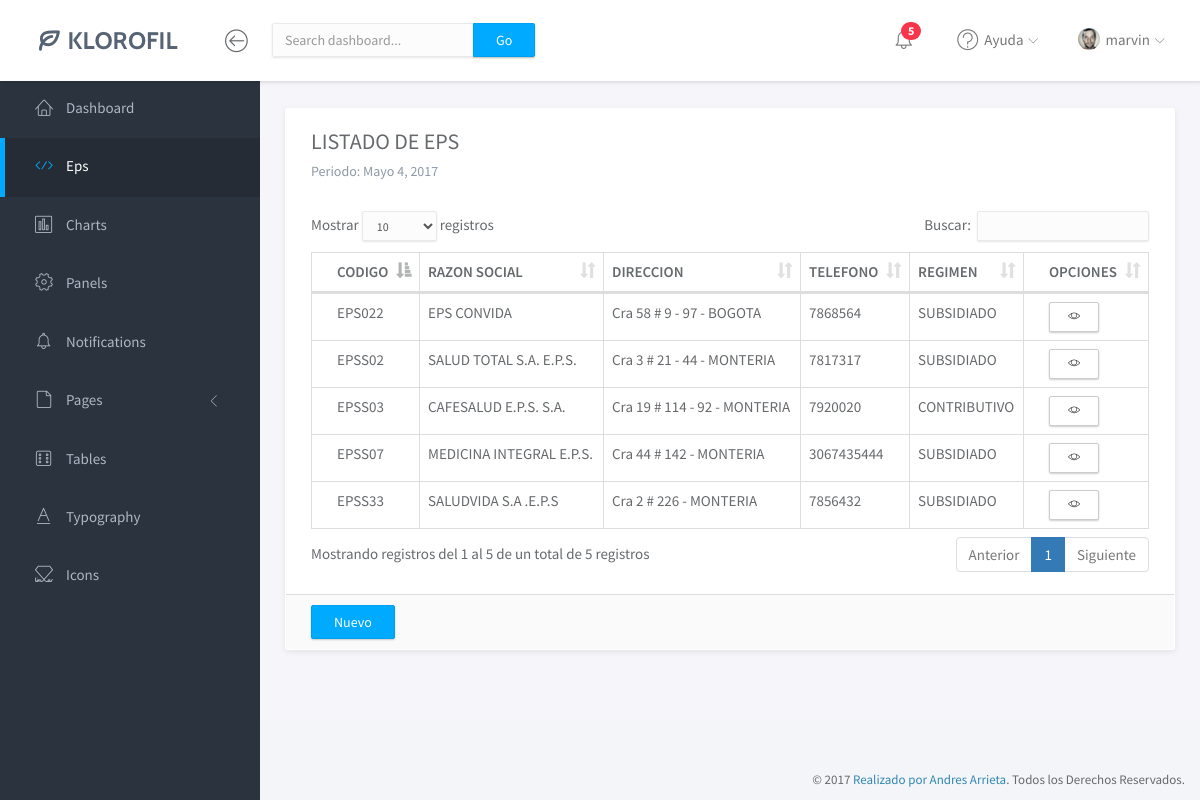
The page /views/eps/page-list.php on the database its author committed.
### tables this page shows
CREATE TABLE `eps` (
  `codigo_eps` varchar(20) NOT NULL,
  `razon_eps` varchar(200) NOT NULL,
  `direccion_eps` varchar(200) NOT NULL,
  `telefono_eps` varchar(255) NOT NULL,
  `regimen_eps` varchar(100) NOT NULL,
  `representante_eps` varchar(200) NOT NULL
);

### views/eps/page-list.php (the view, shortened to what this page needs)
<?php include '../../models/conexion.php';
 ?>
<!doctype html>
<html lang="en">
<head>
	<link rel="stylesheet" href="../../include/template/assets/vendor/bootstrap/css/bootstrap.min.css">
	<link rel="stylesheet" href="../../include/template/assets/vendor/font-awesome/css/font-awesome.min.css">
	<link rel="stylesheet" href="../../include/template/assets/vendor/linearicons/style.css">
	<link rel="stylesheet" href="../../include/template/assets/vendor/chartist/css/chartist-custom.css">
	<link rel="stylesheet" href="../../include/template/assets/css/main.css">
	<link rel="stylesheet" href="../../include/template/assets/css/demo.css">
	<link rel="stylesheet" type="text/css" href="https://cdnjs.cloudflare.com/ajax/libs/font-awesome/4.7.0/css/font-awesome.min.css">
	<link rel="stylesheet" type="text/css" href="../../include/datatables.net-bs/css/dataTables.bootstrap.min.css">
</head>
<body>
	<div id="wrapper">
		<nav class="navbar navbar-default navbar-fixed-top">
			<div class="brand">
				<a href="index.html"><img src="../../include/template/assets/img/logo-dark.png" alt="Klorofil Logo" class="img-responsive logo"></a>
			</div>
			<div class="container-fluid">
				<div class="navbar-btn">
					<button type="button" class="btn-toggle-fullwidth"><i class="lnr lnr-arrow-left-circle"></i></button>
				</div>
				<form class="navbar-form navbar-left">
					<div class="input-group">
						<input type="text" value="" class="form-control" placeholder="Search dashboard...">
						<span class="input-group-btn"><button type="button" class="btn btn-primary">Go</button></span>
					</div>
				</form>
				<div id="navbar-menu">
					<ul class="nav navbar-nav navbar-right">
						<li class="dropdown">
							<a href="#" class="dropdown-toggle icon-menu" data-toggle="dropdown">
								<i class="lnr lnr-alarm"></i>
								<span class="badge bg-danger">5</span>
							</a>
						</li>
						<li class="dropdown">
							<a href="#" class="dropdown-toggle" data-toggle="dropdown"><i class="lnr lnr-question-circle"></i> <span>Ayuda</span> <i class="icon-submenu lnr lnr-chevron-down"></i></a>
						</li>
						<li class="dropdown">
							<a href="#" class="dropdown-toggle" data-toggle="dropdown"><img src="../../include/template/assets/img/user.png" class="img-circle" alt="Avatar"> <span>marvin</span> <i class="icon-submenu lnr lnr-chevron-down"></i></a>
						</li>
					</ul>
				</div>
			</div>
		</nav>
		<div id="sidebar-nav" class="sidebar">
			<div class="sidebar-scroll">
				<nav>
					<ul class="nav">
						<li><a href="../page-dasboard.php" class=""><i class="lnr lnr-home"></i> <span>Dashboard</span></a></li>
						<li><a href="#" class="active"><i class="lnr lnr-code"></i> <span>Eps</span></a></li>
						<li><a href="charts.html" class=""><i class="lnr lnr-chart-bars"></i> <span>Charts</span></a></li>
						<li><a href="panels.html" class=""><i class="lnr lnr-cog"></i> <span>Panels</span></a></li>
						<li><a href="notifications.html" class=""><i class="lnr lnr-alarm"></i> <span>Notifications</span></a></li>
						<li>
							<a href="#subPages" data-toggle="collapse" class="collapsed"><i class="lnr lnr-file-empty"></i> <span>Pages</span> <i class="icon-submenu lnr lnr-chevron-left"></i></a>
						</li>
						<li><a href="tables.html" class=""><i class="lnr lnr-dice"></i> <span>Tables</span></a></li>
						<li><a href="typography.html" class=""><i class="lnr lnr-text-format"></i> <span>Typography</span></a></li>
						<li><a href="icons.html" class=""><i class="lnr lnr-linearicons"></i> <span>Icons</span></a></li>
					</ul>
				</nav>
			</div>
		</div>
		<div class="main">
			<div class="main-content">
				<div class="container-fluid">
					<div class="panel panel-headline">
						<div class="panel-heading">
							<h3 class="panel-title">LISTADO DE EPS</h3>
							<p class="panel-subtitle">Periodo: Mayo 4, 2017</p>
						</div>
						<div class="panel-body">
							<table class="table table-bordered" id="list_eps" >
										<thead>
											<tr>
												<th>CODIGO</th>
												<th>RAZON SOCIAL</th>
												<th>DIRECCION</th>
												<th>TELEFONO</th>
												<th>REGIMEN</th>
												<th>OPCIONES</th>
												</tr>
										</thead>
										<tbody>
										<?php
										$sql = "SELECT codigo_eps,razon_eps,direccion_eps,telefono_eps,regimen_eps FROM eps";
                                                   $result = $con->query($sql);
										while ($row = mysqli_fetch_assoc($result)) { ?>
										<tr>
										            <td><?php echo $row['codigo_eps'] ?></td>
												 	<td><?php echo $row['razon_eps'] ?></td>
												 	<td><?php echo $row['direccion_eps'] ?></td>
												 	<td><?php echo $row['telefono_eps'] ?></td>
												 	<td><?php echo $row['regimen_eps'] ?></td>
												    <td><a type="button" class="btn btn-default btn-sm" href="page-details.php?id=<?php echo $row['codigo_eps']; ?>"><span class="lnr lnr-eye"></span></a></td>
										</tr>
										<?php } ?>
										</tbody>
									</table>
						</div>
						<div class="panel-footer">
							<a type="button" class="btn btn-primary" href="page-register.php">Nuevo</a>
						</div>
					</div>
				</div>
			</div>
		</div>
		<footer>
			<div class="container-fluid">
				<p class="copyright">&copy; 2017 <a href="https://www.themeineed.com" target="_blank">Realizado por Andres Arrieta</a>. Todos los Derechos Reservados.</p>
			</div>
		</footer>
	</div>
</body>
</html>

### rows shown on the page
eps: codigo_eps "EPS022", razon_eps "EPS CONVIDA", direccion_eps "Cra 58 # 9 - 97 - BOGOTA", telefono_eps "7868564", regimen_eps "SUBSIDIADO"
eps: codigo_eps "EPSS02", razon_eps "SALUD TOTAL S.A. E.P.S.", direccion_eps "Cra 3 # 21 - 44 - MONTERIA", telefono_eps "7817317", regimen_eps "SUBSIDIADO"
eps: codigo_eps "EPSS03", razon_eps "CAFESALUD E.P.S. S.A.", direccion_eps "Cra 19 # 114 - 92 - MONTERIA", telefono_eps "7920020", regimen_eps "CONTRIBUTIVO"
eps: codigo_eps "EPSS07", razon_eps "MEDICINA INTEGRAL E.P.S.", direccion_eps "Cra 44 # 142 - MONTERIA", telefono_eps "3067435444", regimen_eps "SUBSIDIADO"
eps: codigo_eps "EPSS33", razon_eps "SALUDVIDA S.A .E.P.S", direccion_eps "Cra 2 # 226 - MONTERIA", telefono_eps "7856432", regimen_eps "SUBSIDIADO"
